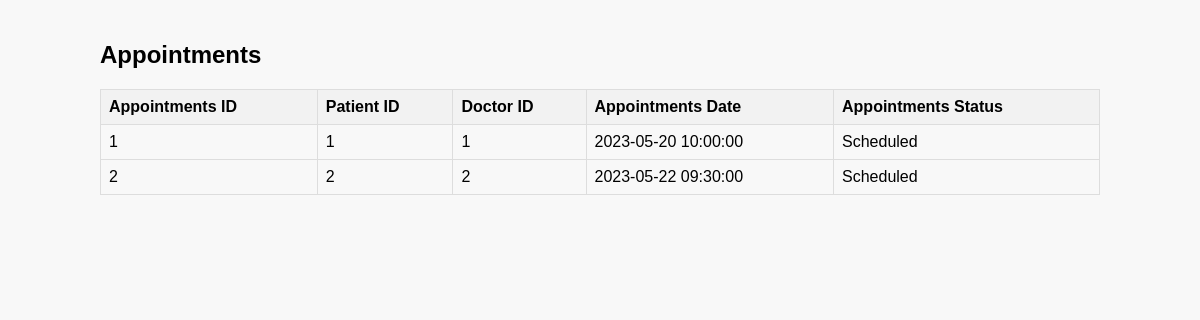
The app's page /admin/list/list_appointments.php with its own data.
### tables this page shows
CREATE TABLE appointments (
  appointment_id INT PRIMARY KEY,
  patient_id INT,
  doctor_id INT,
  appointment_datetime DATETIME,
  appointment_status VARCHAR(20),
  FOREIGN KEY (patient_id) REFERENCES patients(patient_id),
  FOREIGN KEY (doctor_id) REFERENCES doctors(doctor_id)
);

### admin/list/list_appointments.php (the view, shortened to what this page needs)
<!DOCTYPE html>
<html>
<head>
    <link rel="stylesheet" type="text/css" href="csss.css">
</head>
<body>
	<div class="container">
		<h2>Appointments</h2>
		<table>
			<tr>
				<th>Appointments ID</th>
				<th>Patient ID</th>
				<th>Doctor ID</th>
				<th>Appointments Date</th>
				<th>Appointments Status</th>
			</tr>
			<?php
			 include 'config.php';
				$sql = "SELECT * FROM appointments";
				$result = mysqli_query($conn, $sql);
				while ($row = mysqli_fetch_assoc($result)) {
					echo "<tr>";
					echo "<td>" . $row['appointment_id'] . "</td>";
					echo "<td>" . $row['patient_id'] . "</td>";
					echo "<td>" . $row['doctor_id'] . "</td>";
					echo "<td>" . $row['appointment_datetime'] . "</td>";
					echo "<td>" . $row['appointment_status'] . "</td>";
					echo "</tr>";
				}
			?>
	</div>
</body>
</html>

### admin/list/csss.css (style rules this page uses)
body { font-family: Arial, sans-serif; background-color: #f8f8f8; margin: 0; }
.container { max-width: 1000px; margin: 0 auto; padding: 1px; }
h2 { margin-top: 40px; }
table { border-collapse: collapse; width: 100%; }
th, td { border: 1px solid #ddd; padding: 8px; text-align: left; }
th { background-color: #f2f2f2; }

### records on screen
appointments: appointment_id "1", patient "1", doctor "1", appointment_datetime "2023-05-20 10:00:00", appointment_status "Scheduled"
appointments: appointment_id "2", patient "2", doctor "2", appointment_datetime "2023-05-22 09:30:00", appointment_status "Scheduled"
